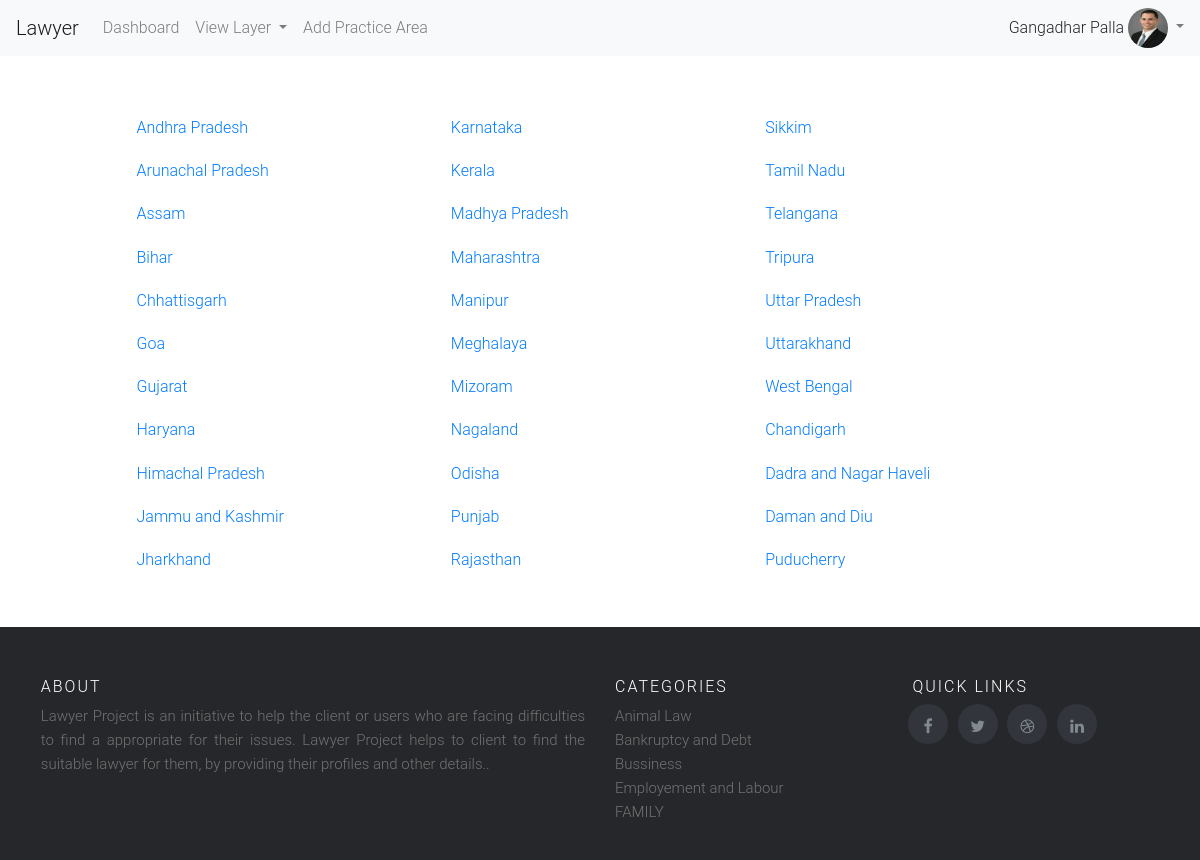
The page /state_list/ (signed in) on the database its author committed.
### lawyer/models.py (models this page shows, shortened)
class Lawyer(models.Model):
    year = datetime.datetime.today().year
    year_list = range(datetime.datetime.today().year,1960,-1)
    tupple_list = []
    for year in year_list:
        tupple_list.append((str(year), str(year)))
    YEAR = tuple(tupple_list)
    user = models.OneToOneField(User,on_delete=models.CASCADE)
    address1 = models.CharField(max_length=400,blank=False,null=False,validators=[
        RegexValidator(regex='(^[A-Za-z0-9]+|,| |/|[A-Za-z]+)+[A-Za-z0-9]+|,| |$',message='Enter Valid Address1')
    ])
    address2 = models.CharField(max_length=400,blank=True,null=True,validators=[
        RegexValidator(regex='(^[A-Za-z0-9]+|,| |/|[A-Za-z]+)+[A-Za-z0-9]+|,| |$',message='Enter Valid Address2')
    ])
    city = models.CharField(max_length=128,blank=False,null=False,validators=[
        RegexValidator(regex='[A-Za-z]{2}[a-z]+$',message='City should only contain letters and mustcontains atleast 2 chracters..')
    ])
    state = models.ForeignKey(State,on_delete=models.CASCADE,null=False,blank=False)
    zipcode = models.CharField(max_length=128,blank=False,null=False,validators=[
        RegexValidator(regex='^[0-9]{6}$',message='Enter Valid Zipcode')
    ])
    phone_number = models.CharField(max_length=128,blank=False,null=False,validators=[
        RegexValidator(regex='^[6|7|8|9]+[0-9]{9}$',message='Enter 10 digit number or must start with 6,7,8,9 digit')
    ])
    license_in = models.ForeignKey(State,on_delete=models.CASCADE,blank=False,null=False,related_name='license_id')
    license_id = models.CharField(max_length=128,blank=False,null=False,validators=[
        RegexValidator(regex='^[A-Za-z0-9]*$',message='Enter Valid License Id')
    ])
    year_admitted = models.CharField(choices=YEAR,max_length=128,blank=False,null=False,)
    profile_image = models.ImageField(upload_to='profile_images',blank=False,null=False,)

class State(models.Model):
    state_name = models.CharField(max_length=400,null=True,blank=True)

class Practice_area(models.Model):
    practice = models.CharField(max_length=128,blank=True, null=True)
    class Meta:
        verbose_name_plural = 'Practice Area'

### lawyer/views.py (the view)
# urls.py: path('state_list/',views.state_list,name='state_list'),
def state_list(request):
    state = State.objects.all()
    return render(request,'client/state.html',{'state':state})

### lawyer/templatetags/practice_menu.py (called while the page is built)
def practice_area():
    practice = Practice_area.objects.all()
    return practice

### lawyer/templatetags/profile_tag.py (called while the page is built)
def profile_menu(lid):
    try:
        if lid:
            profile = Lawyer.objects.get(user_id=lid)
            return profile.profile_image
    except Exception as e:
        print(e)

### templates/client/state.html (shortened to what this page needs)
{% extends 'client/base.html' %} {% block body_block %}
<div class='container' style='margin-top:5%;'>
    <div class="row">
        <div class='col-xs-12 col-md-10 col-md-offset-1'>
            <div id="js-top-state-link-farm" class="text-columns text-columns-narrowest text-columns-max-3 u-margin-bottom-0">
                <ol class="unstyled-list">
                    {% for s in state %}
                        <li class="u-margin-bottom-half"><a title="" href="{% url "practice_area_for_state" %}?state={{s.id}}">{{s.state_name}}</a></li>
                    {% endfor %}
                </ol>
            </div>
        </div>
    </div>
</div>
{% endblock %}

### templates/client/base.html (shortened to what this page needs)
<html>
{% load staticfiles %}
{% load crispy_forms_tags %}
{% load practice_menu %}
{% load profile_tag %}
<head>
    <link href='{% static "css/bootstrap.css" %}' rel='stylesheet' />
    <link href='{% static "css/style.css" %}' rel='stylesheet' />
    <link href='{% static "css/carousel.css" %}' rel='stylesheet' />
    <link href='{% static "css/glyphicon.css" %}' rel='stylesheet' />
    <link rel="stylesheet" href="https://cdnjs.cloudflare.com/ajax/libs/font-awesome/4.7.0/css/font-awesome.min.css">
</head>
<body>
    <nav class="navbar navbar-expand-lg navbar-light bg-light">
        <a class="navbar-brand" href="#">Lawyer
        </a>
        <div class="collapse navbar-collapse" id="navbarSupportedContent">
            <ul class="navbar-nav mr-auto">
                <li class="nav-item">
                    <a class="nav-link" href="{% url 'index' %}">Dashboard<span class="sr-only">(current)</span></a>
                </li>
                <li class="nav-item dropdown">
                    <a class="nav-link dropdown-toggle" href="http://example.com" id="navbarDropdownMenuLink" data-toggle="dropdown" aria-haspopup="true" aria-expanded="false">
                        View Layer
                    </a>
                            {% practice_area as practice %}
                </li>
                  {% if user.is_superuser %}
                        <li class="nav-item">
                    <a class="nav-link" href="{% url 'add_practice_area' %}">Add Practice Area</a>
                </li>
                  {% endif %}
            </ul>
         <form class="form-inline my-2 my-lg-0">
            {% if  request.user.is_superuser %}
              {{request.user.first_name}} {{request.user.last_name}}&nbsp;
             <ul class="navbar-nav">
                <li class="nav-item dropdown">
                    <a class="nav-link dropdown-toggle" style='padding:0 0;' href="#" id="navbarDropdownMenuLink" role="button" data-toggle="dropdown" aria-haspopup="true" aria-expanded="false">
                        <img src='{{MEDIA_URL}}{{ request.user.id|profile_menu }}' height='40' width='40' style='border-radius:50%;'/>
                   </a>
                </li>
            </ul>
            {% endif %}
            </form>
        </div>
    </nav>
    {% block body_block %} {% endblock %}
<footer class="site-footer" style='margin-top:3%;'>
    <div class="container">
        <div class="row">
            <div class="col-sm-12 col-md-6">
                <h6>About</h6>
                <p class="text-justify">Lawyer Project is an initiative to help the client or users who are facing difficulties to find a appropriate for their issues.
                Lawyer Project helps to client to find the suitable lawyer for them, by providing their profiles and other details..
                </p>
            </div>
            <div class="col-xs-6 col-md-3">
                <h6>Categories</h6>
                <ul class="footer-links">
                 {% practice_area as practice %}
                    {% for i in practice %}
                     <li><a class="dropdown-item-footer" href="{% url 'view_lawyers' %}?practice_area={{i.practice}}">{{i.practice}}</a></li>
                 {% endfor %}
                </ul>
            </div>
            <div class="col-xs-6 col-md-3">
                <h6 style='margin-left:4%;'>Quick Links</h6>
               <ul class="social-icons">
                    <li><a class="facebook" href="https://www.facebook.com/"><i class="fa fa-facebook" style='margin-top:35%;'></i></a></li>
                    <li><a class="twitter" href="https://www.twitter.com/"><i class="fa fa-twitter" style='margin-top:35%;'></i></a></li>
                    <li><a class="dribbble" href="https://www.dribble.com/"><i class="fa fa-dribbble" style='margin-top:35%;'></i></a></li>
                    <li><a class="linkedin" href="https://www.linkedin.com/"><i class="fa fa-linkedin" style='margin-top:35%;'></i></a></li>
                </ul>
            </div>
        </div>
    </div>
</footer>
</body>
</html>

### static/css/style.css (style rules this page uses)
.row { margin-left: -1.2rem; margin-right: -1.2rem; }
p { overflow-wrap: break-word; word-wrap: break-word; word-break: break-word; margin: 0 0 0.75em; }
.u-margin-bottom-half { margin-bottom: 1.2rem !important; }
.unstyled-list { padding-left: 0; list-style: none; }
.u-margin-bottom-0 { margin-bottom: 0rem !important; }
.text-columns-max-3 { column-count: 3; }
.col-md-offset-1 { margin-left: 8.33333%; }
.site-footer { background-color: #26272b; padding: 45px 0 20px; font-size: 15px; line-height: 24px; color: #737373; }
.site-footer h6 { color: #fff; font-size: 16px; text-transform: uppercase; margin-top: 5px; letter-spacing: 2px }
.site-footer a { color: #737373; }
.footer-links { padding-left: 0; list-style: none }
.footer-links li { display: block }
.footer-links a { color: #737373 }
.site-footer .social-icons a { width: 40px; height: 40px; line-height: 40px; margin-left: 6px; margin-right: 0; border-radius: 100%; background-color: #33353d }
.social-icons { padding-left: 0; margin-bottom: 0; list-style: none }
.social-icons li { display: inline-block; margin-bottom: 4px }
.social-icons a { background-color: #eceeef; color: #818a91; font-size: 16px; display: inline-block; line-height: 44px; width: 44px; height: 44px; text-align: center; margin-right: 8px; border-radius: 100%; -webkit-transition: all .2s linear; -o-transition: all .2s linear; transition: all .2s linear }

### rows shown on the page
State: state_name "Andhra Pradesh"
State: state_name "Arunachal Pradesh"
State: state_name "Assam"
State: state_name "Bihar"
State: state_name "Chhattisgarh"
State: state_name "Goa"
State: state_name "Gujarat"
State: state_name "Haryana"
State: state_name "Himachal Pradesh"
State: state_name "Jammu and Kashmir"
State: state_name "Jharkhand"
State: state_name "Karnataka"
State: state_name "Kerala"
State: state_name "Madhya Pradesh"
State: state_name "Maharashtra"
State: state_name "Manipur"
State: state_name "Meghalaya"
State: state_name "Mizoram"
State: state_name "Nagaland"
State: state_name "Odisha"
State: state_name "Punjab"
State: state_name "Rajasthan"
State: state_name "Sikkim"
State: state_name "Tamil Nadu"
State: state_name "Telangana"
State: state_name "Tripura"
State: state_name "Uttar Pradesh"
State: state_name "Uttarakhand"
State: state_name "West Bengal"
State: state_name "Chandigarh"
State: state_name "Dadra and Nagar Haveli"
State: state_name "Daman and Diu"
State: state_name "Puducherry"
Practice_area: practice "Animal Law"
Practice_area: practice "Bankruptcy and Debt"
Practice_area: practice "Bussiness"
Practice_area: practice "Employement and Labour"
Practice_area: practice "FAMILY"

### other values the page prints
{{ request.user.first_name }} "Gangadhar"
{{ request.user.last_name }} "Palla"
